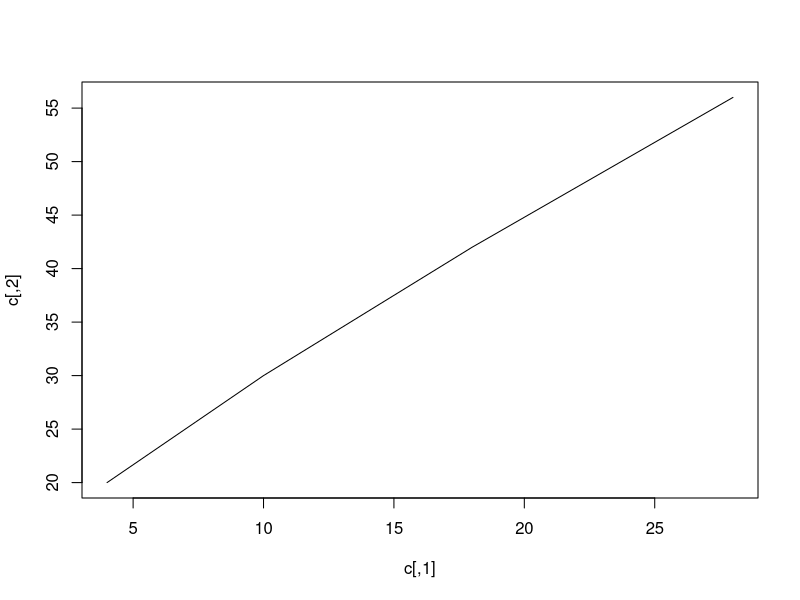

The R source for this figure:
a <- matrix(seq(1, 8), nrow = 4, ncol = 2)
b <- c(4, 5, 6, 7)
c <- a*b
plot(c,type="l")
q <- which(c == max(c), arr.ind = TRUE)
